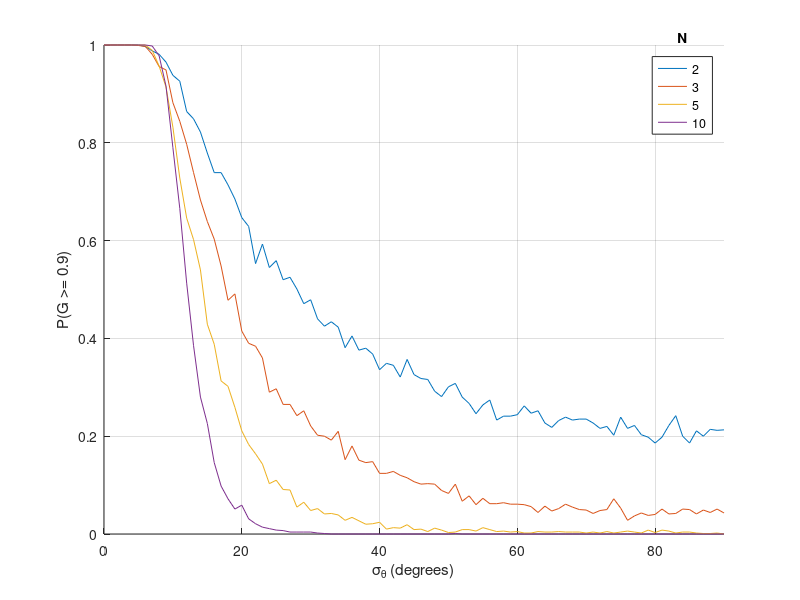

The MATLAB script that drew this image: (Note: this script raises an error after producing the figure.)
%*********************************************************************************
% DISTRIBUTION STATEMENT A. Approved for public release. Distribution is unlimited.
%
% This material is based upon work supported under Air Force Contract No. FA8702-15-D-0001. Any opinions, findings, conclusions or recommendations expressed in this material are those of the author(s) and do not necessarily reflect the views of the U.S. Air Force.
%
% (c) 2023 Massachusetts Institute of Technology.
%
% Subject to FAR52.227-11 Patent Rights - Ownership by the contractor (May 2014)
%
% The software/firmware is provided to you on an As-Is basis
%
% Delivered to the U.S. Government with Unlimited Rights, as defined in DFARS Part 252.227-7013 or 7014 (Feb 2014). Notwithstanding any copyright notice, U.S. Government rights in this work are defined by DFARS 252.227-7013 or DFARS 252.227-7014 as detailed above. Use of this work other than as specifically authorized by the U.S. Government may violate any copyrights that exist in this work.
%********************************************************************************/

%% Contribution of the combined phase errors

% This includes the phase estimation error terms

clear

% Number of array elements
N = [2, 3, 5, 10];

% Standard deviation of phase estimation errors (degrees)
% This applies to the leader and followers, and all signals
sigma_phase = 0:1:90;

% Threshold for normalized gain (we will look at the probability of gain
% being greater than or equal to this value)
norm_bf_gain_thresh = 0.9;

% Number of Monte Carlo trials
n_trials = 1000;

% Preallocate
n_N = length(N);
n_phases = length(sigma_phase);
prob_bf_gain = zeros(n_N, n_phases);
bf_gain = zeros(1, n_trials);

% Sweep number of array elements
for i = 1:n_N
    
    % Maximum gain for this size array
    max_bf_gain = N(i)^2;
    
    % Sweep standard deviation of phase error
    for j = 1:n_phases
        
        % Status
        fprintf('N = %i, sigma_phase = %g\n', N(i), sigma_phase(j));

        % Run Monte Carlo trials
        for k = 1:n_trials
            
            % Sample phase errors. Leader has one term, followers have
            % three terms.
            phases = [sigma_phase(j)*randn, ...
                      sum(sigma_phase(j)*randn(3, N(i) - 1))];
            
            % Beamforming gain
            bf_gain(k) = abs(sum(exp(1j*deg2rad(phases))))^2;   

        end

        % Normalize beamforming gains
        norm_bf_gain = bf_gain/max_bf_gain;
        
        % Compute the probability of beamforming gain >= our threshold
        prob_bf_gain(i, j) = ...
            sum(norm_bf_gain >= norm_bf_gain_thresh)/n_trials;

    end
    
end

% Plot one line for each array size
figure
hold on
for i = 1:n_N
    plot(sigma_phase, prob_bf_gain(i, :), 'DisplayName', num2str(N(i)))
end
hold off
grid on
xlim([min(sigma_phase), max(sigma_phase)])
ylim([0, 1])
xlabel('\sigma_{\theta} (degrees)')
ylabel(sprintf('P(G >= %g)', norm_bf_gain_thresh))
lgd = legend;
title(lgd, 'N')
boldify

%% Contribution of frequency errors

% Standard deviation of phase errors is fixed from the result above. We
% must also choose a packet time and duration.

clear

% Number of array elements
N = [2, 3, 5, 10];

% Standard deviation of frequency errors (Hz)
sigma_freq = 0:0.2:6;

% Standard deviation of phase errors (degrees)
sigma_phase = 5;

% Packet start time (seconds)
% For modeling the phase error due to frequency error
t_start = 49e-3;

% Packet duration (seconds)
t_dur = 1e-3;

% Threshold for normalized gain (we will look at the probability of gain
% being greater than or equal to this value)
norm_bf_gain_thresh = 0.9;

% Number of Monte Carlo trials
n_trials = 1000;

% Sample rate (SPS)
fs = 1e6;

% Preallocate
n_N = length(N);
n_freqs = length(sigma_freq);
prob_bf_gain = zeros(n_N, n_freqs);
bf_gain = zeros(1, n_trials);

% Create time vector
ts = 1/fs;
t = 0:ts:(t_dur - ts);

% Sweep number of array elements
for i = 1:n_N
    
    % Maximum gain for this size array
    max_bf_gain = N(i)^2;
    
    % Sweep standard deviation of frequency error
    for j = 1:n_freqs
        
        % Status
        fprintf('N = %i, sigma_freq = %g\n', N(i), sigma_freq(j));

        % Run Monte Carlo trials
        for k = 1:n_trials

            % Sample frequency errors
            % Note: leader is the true frequency (0) and the followers have
            % random offsets around it.
            freqs = [0, sigma_freq(j)*randn(1, N(i) - 1)];
            
            % Signals with frequency offsets. We can think of these as
            % being applied to a constant value (one symbol).
            sigs = exp(1j*2*pi*freqs'.*t);
                        
            % Sample phase errors. Leader has one term, followers have
            % three terms.
            phases = [sigma_phase*randn, ...
                      sum(sigma_phase*randn(3, N(i) - 1))];
                  
            % Phase errors due to frequency errors at the packet start time
            pf_terms = exp(-1j*2*pi*freqs*t_start);
            
            % Signals with phase offsets and errors
            sigs = sigs.*exp(1j*deg2rad(phases')).*(pf_terms.');
            
            % Beamforming gain. This integrates over the entire signal.
            bf_gain(k) = sum(abs(sum(sigs).^2));

        end

        % Normalize beamforming gains. We normalize by the array size and
        % the duration of the signal.
        norm_bf_gain = bf_gain/(max_bf_gain*length(t));
        
        % Compute the probability of beamforming gain >= our threshold
        prob_bf_gain(i, j) = ...
            sum(norm_bf_gain >= norm_bf_gain_thresh)/n_trials;

    end
    
end

% Plot one line for each array size
figure
hold on
for i = 1:n_N
    plot(sigma_freq, prob_bf_gain(i, :), 'DisplayName', num2str(N(i)))
end
hold off
grid on
xlim([min(sigma_freq), max(sigma_freq)])
ylim([0, 1])
xlabel('\sigma_f (Hz)')
ylabel(sprintf('P(G >= %g)', norm_bf_gain_thresh))
lgd = legend;
title(lgd, 'N')
title(sprintf('Start = %g (ms), Duration = %g (ms)', t_start*1e3, t_dur*1e3));
boldify

%% Full model, sweeping target position over grid

% Assumptions:
%   - All nodes have equal transmit powers
%   - One symbol period is >> (delay spread + timing errors), so the delay
%     on the baseband waveform is not modeled (in practice this could cause
%     ISI and require equalization)

clear

% Target grid (m)
% Altitude is zero
x_grid = -50:10:50;
y_grid = -50:10:50;

% Array element positions (m)
% Altitude is fixed for all elements
% First element is the leader
if 1
    % Line array
    p_xyz = [  0, 0, 10; ...
             -20, 0, 10; ...
             -10, 0, 10; ...
              10, 0, 10; ...
              20, 0  10];
else
    % Square array
    p_xyz = [  0,  0,  10; ...
             -10,  10, 10; ...
              10,  10, 10; ...
             -10, -10, 10; ...
              10, -10, 10];
end
      
% Center frequency (Hz)
% This is the frequency the leader uses, and followers sync to
fc = 915e6;

% Frequency mismatch between leader/target (Hz)
freq_mismatch = 100e3;

% Standard deviation of frequency errors (Hz)
sigma_freq = 0.5;

% Standard deviation of phase errors (degrees)
sigma_phase = 5;

% Packet start time (seconds)
% For modeling the phase error due to frequency error
t_start = 49e-3;

% Packet duration (seconds)
t_dur = 1e-3;

% Sample rate (SPS)
fs = 1e6;

% Number of Monte Carlo trials
n_trials = 100;
 
% Preallocate
n_x = length(x_grid);
n_y = length(y_grid);
bf_gain = zeros(1, n_trials);
avg_bf_gain = zeros(n_x, n_y);
delay_spread = zeros(n_x, n_y);

% Speed of light (m/s)
c = physconst('lightspeed');
            
% Wavelength (m)
lambda = c/fc;
      
% Number of array elements
N = size(p_xyz, 1);

% Maximum gain for this size array
max_bf_gain = N^2;

% Create time vector
ts = 1/fs;
t = 0:ts:(t_dur - ts);

% Sweep target position over grid
for i = 1:n_y
    for j = 1:n_x
        
        % Status
        fprintf('x = %i, y = %i\n', y_grid(i), x_grid(j));
        
        % Target position (m)
        t_xyz = [x_grid(j), y_grid(i), 0];
        
        % Path lengths (m)
        path_lens = pdist2(t_xyz, p_xyz);
        
        % Path delays (sec)
        path_delays = path_lens/c;
        
        % Delay spread (sec)
        delay_spread(i, j) = max(path_delays) - min(path_delays);
        
        % Path losses, normalized to the first element
        path_losses = 1./((4*pi*path_lens/lambda).^2);
        norm_path_losses = path_losses/path_losses(1);
        
        % Run Monte Carlo trials
        for k = 1:n_trials
            
            % Sample frequency errors
            % Note: leader is the true frequency (0) and the followers have
            % random offsets around it.
            freqs = [0, sigma_freq*randn(1, N - 1)];
            
            % Signals with frequency offsets. We can think of these as
            % being applied to a constant value (one symbol).
            sigs = exp(1j*2*pi*freqs'.*t);
            
            % Sample phase errors. Leader has one term, followers have
            % three terms.
            phases = [sigma_phase*randn, ...
                      sum(sigma_phase*randn(3, N - 1))];
            
            % Frequency mismatch between leader/target
            fm_terms = exp(1j*2*pi*(freq_mismatch + freqs).*path_delays);
            
            % Phase error terms (all combined)
            pe_terms = exp(1j*deg2rad(phases));
            
            % Phase errors due to frequency errors at the packet start time
            pf_terms = exp(-1j*2*pi*freqs*t_start);
            
            % Frequency errors between leader/follower
            f_terms = exp(1j*2*pi*freqs.*path_delays);
            
            % Combine terms
            comb_terms = norm_path_losses'.*...
                         sigs.*...
                         (fm_terms.').*...
                         (f_terms.').*...
                         (pe_terms.').*...
                         (pf_terms.');
            
            % Beamforming gain. This integrates over the entire signal.
            bf_gain(k) = sum(abs(sum(comb_terms)).^2);
            
        end
        
        % Single element gain, integrating over the entire signal
        se_gain = sum(abs(comb_terms(1, :)).^2);
        
        % Average gain by doing beamforming
        avg_bf_gain(i, j) = mean(bf_gain)/se_gain;
        
    end
end
%% Plots

% Mean gain over the grid
figure
imagesc(x_grid, y_grid, 10*log10(avg_bf_gain))
hold on
for i = 1:N
    plot(p_xyz(i, 1), p_xyz(i, 2), 'sw', 'MarkerFaceColor', 'w')
end
hold off
set(gca, 'YDir', 'normal')
cbar = colorbar;
xlabel('x (meters)')
ylabel('y (meters)')
ylabel(cbar, 'Average Gain (dB)', 'FontSize', 16, 'FontWeight', 'bold')
boldify
% Inner dot without boldify
hold on
for i = 1:N
    plot(p_xyz(i, 1), p_xyz(i, 2), 'sw', 'MarkerFaceColor', 'k')
end
hold off

% Delay spread over grid
figure
imagesc(x_grid, y_grid, delay_spread*1e6)
hold on
for i = 1:N
    plot(p_xyz(i, 1), p_xyz(i, 2), 'sw', 'MarkerFaceColor', 'w')
end
hold off
set(gca, 'YDir', 'normal')
cbar = colorbar;
xlabel('x (meters)')
ylabel('y (meters)')
ylabel(cbar, 'Delay Spread (usec)', 'FontSize', 16, 'FontWeight', 'bold')
boldify
% Inner dot without boldify
hold on
for i = 1:N
    plot(p_xyz(i, 1), p_xyz(i, 2), 'sw', 'MarkerFaceColor', 'k')
end
hold off